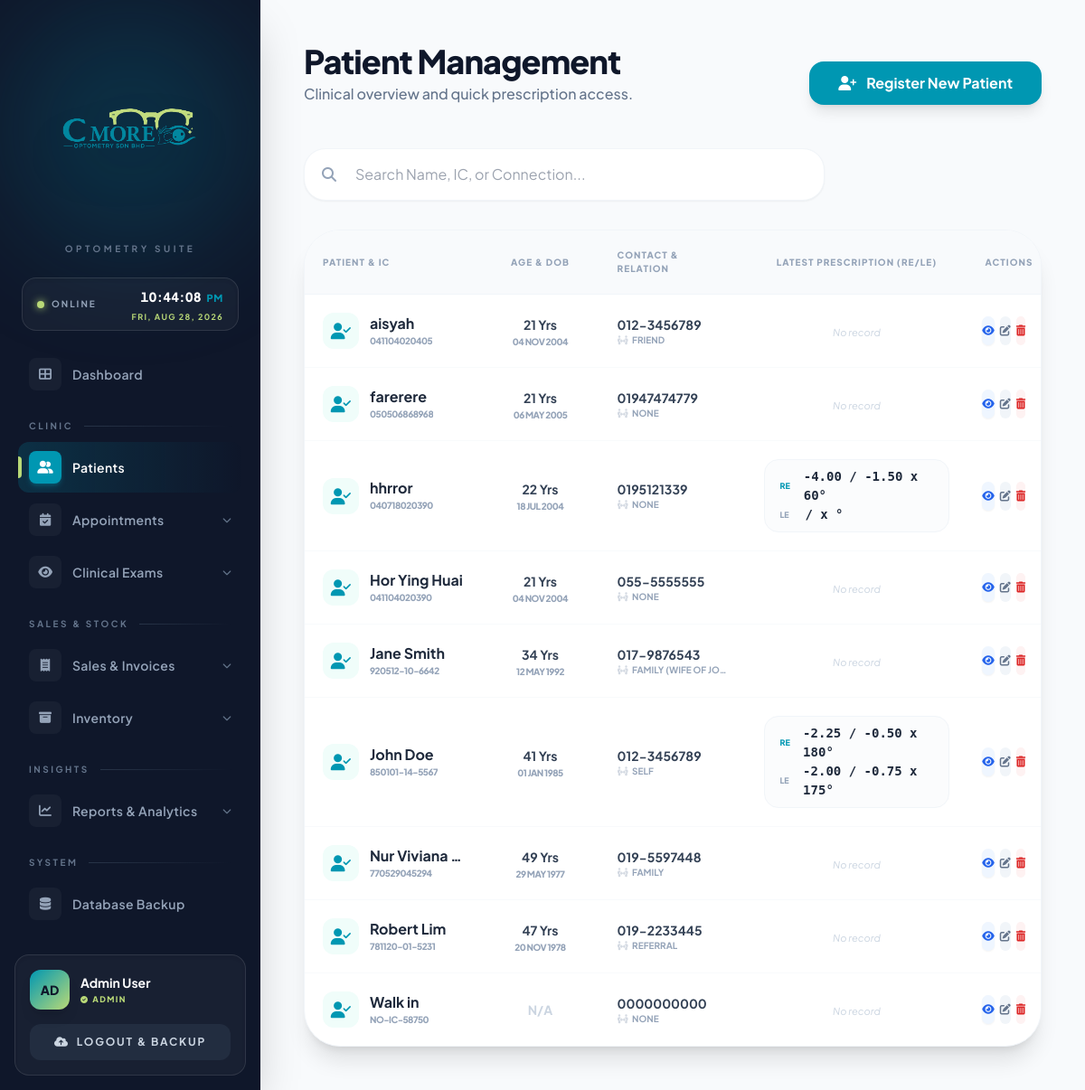
The page /patients.php (signed in) on the database as committed earlier.
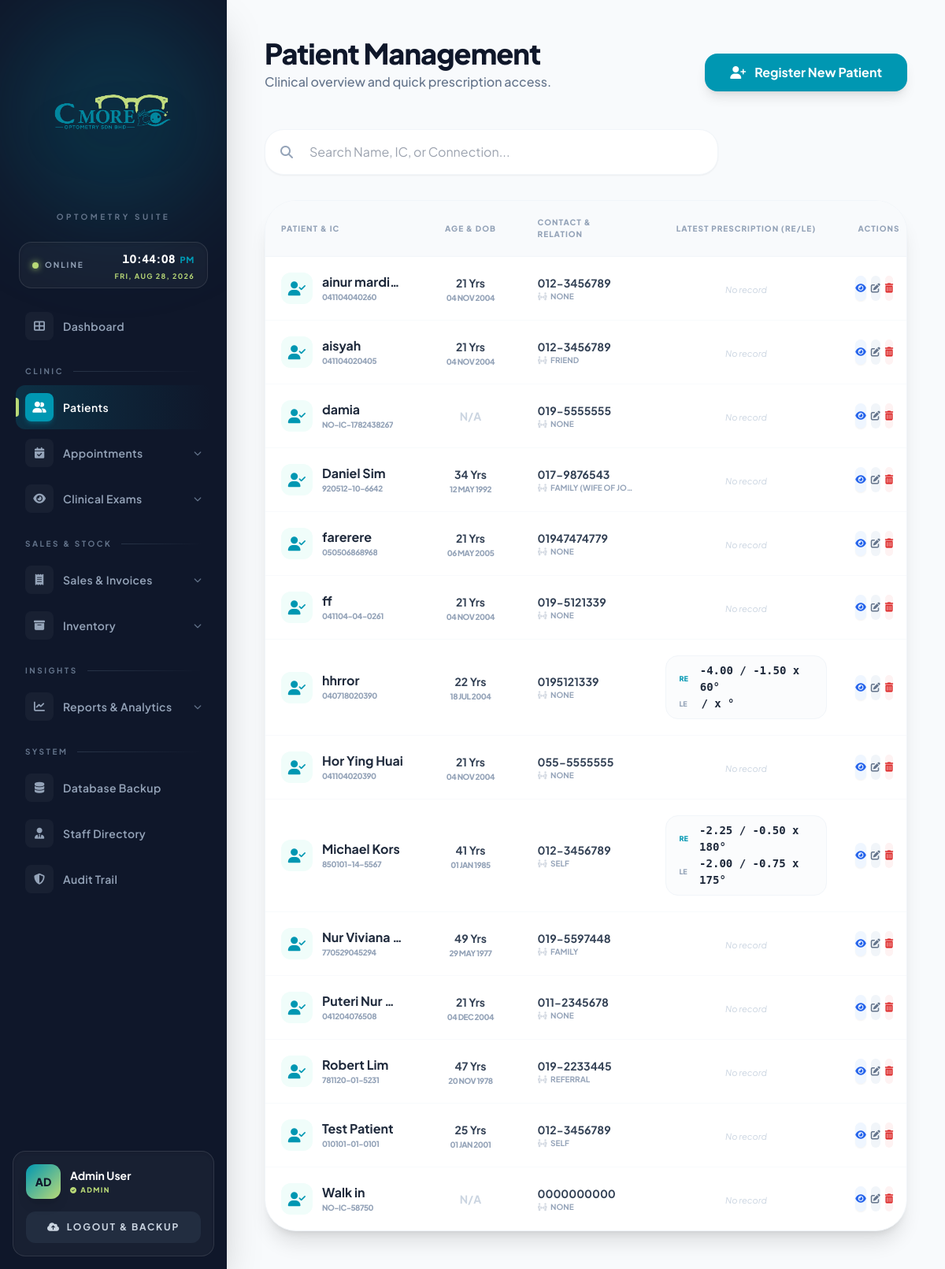
The same page on the database as committed later.
### tables this page shows
CREATE TABLE `patient` (
  `PATIENT_ID` int(11) NOT NULL AUTO_INCREMENT,
  `NAME` varchar(100) NOT NULL,
  `IC_NUMBER` varchar(20) DEFAULT NULL,
  `PHONE_NUMBER` varchar(20) DEFAULT NULL,
  `ADDRESS` text DEFAULT NULL,
  `REGISTRATION_DATE` date NOT NULL,
  `CONNECTION_RELATIONSHIP` varchar(100) DEFAULT NULL,
  `FOLLOW_UP_INTERVAL` varchar(50) DEFAULT NULL,
  `COMPLAINTS` text DEFAULT NULL,
  PRIMARY KEY (`PATIENT_ID`),
  UNIQUE KEY `IC_NUMBER` (`IC_NUMBER`)
);

### patients.php (the view, shortened to what the changed rows need)
<?php
include('config.php');
function parse_malaysian_ic($ic) {
    $clean_ic = preg_replace('/[^0-9]/', '', $ic);
    if (strlen($clean_ic) != 12) return ['age' => 'N/A', 'dob' => 'N/A'];
    $yy = substr($clean_ic, 0, 2);
    $mm = substr($clean_ic, 2, 2);
    $dd = substr($clean_ic, 4, 2);
    $current_yy = (int)date('y');
    $year = ((int)$yy > $current_yy) ? "19$yy" : "20$yy";
    if (checkdate((int)$mm, (int)$dd, (int)$year)) {
        $dob_date = new DateTime("$year-$mm-$dd");
        $now = new DateTime();
        $age = $now->diff($dob_date)->y;
        return [
            'age' => $age . ' Yrs',
            'dob' => $dob_date->format('d M Y')
        ];
    }
    return ['age' => 'N/A', 'dob' => 'N/A'];
}
?>
<!DOCTYPE html>
<html lang="en">
<head>
    <script src="https://cdn.tailwindcss.com"></script>
    <link rel="stylesheet" href="https://cdnjs.cloudflare.com/ajax/libs/font-awesome/6.0.0/css/all.min.css">
</head>
<body class="bg-[#f8fafc] flex min-h-screen text-slate-900">
    <?php include('sidebar.php'); ?>
    <main class="flex-1 ml-72 p-12">
        <header class="flex justify-between items-end mb-12">
            <div>
                <h1 class="text-4xl font-extrabold text-slate-900 tracking-tight">Patient Management</h1>
            </div>
        </header>
        <div class="bg-white rounded-[2.5rem] border border-slate-100 shadow-xl overflow-hidden">
            <table class="w-full text-left table-fixed">
                <thead class="bg-slate-50 border-b border-slate-100">
                    <tr>
                        <th class="w-[24%] p-5 text-[10px] font-black uppercase tracking-widest text-slate-400">Patient & IC</th>
                        <th class="w-[16%] p-5 text-[10px] font-black uppercase tracking-widest text-slate-400 text-center">Age & DOB</th>
                        <th class="w-[20%] p-5 text-[10px] font-black uppercase tracking-widest text-slate-400">Contact & Relation</th>
                        <th class="w-[30%] p-5 text-[10px] font-black uppercase tracking-widest text-slate-400 text-center">Latest Prescription (RE/LE)</th>
                        <th class="w-[10%] p-5 text-center text-[10px] font-black uppercase tracking-widest text-slate-400">Actions</th>
                    </tr>
                </thead>
                <tbody class="divide-y divide-slate-50">
                    <?php
                    $sql = "SELECT p.*, e.RE_SPH, e.RE_CYL, e.RE_AXIS, e.LE_SPH, e.LE_CYL, e.LE_AXIS
                            FROM patient p
                            LEFT JOIN (
                                SELECT * FROM eye_examination WHERE EXAM_ID IN (
                                    SELECT MAX(EXAM_ID) FROM eye_examination GROUP BY PATIENT_ID
                                )
                            ) e ON p.PATIENT_ID = e.PATIENT_ID";
                    $sql .= " ORDER BY p.NAME ASC";
                    $res = mysqli_query($conn, $sql);
                    if(mysqli_num_rows($res) > 0):
                        while($row = mysqli_fetch_assoc($res)):
                            $ic_info = parse_malaysian_ic($row['IC_NUMBER']);
                    ?>
                    <tr class="hover:bg-slate-50/80 transition-colors group cursor-pointer" onclick="window.location.href='patient_details.php?id=<?php echo $row['PATIENT_ID']; ?>'">
                        <td class="p-5">
                            <div class="flex items-center space-x-3">
                                <div class="w-10 h-10 rounded-xl bg-teal-50 flex items-center justify-center text-[#0097B2] shrink-0">
                                    <i class="fa-solid fa-user-check text-lg"></i>
                                </div>
                                <div class="truncate">
                                    <p class="font-bold text-slate-800 text-md leading-tight truncate"><?php echo htmlspecialchars($row['NAME']); ?></p>
                                    <?php if(!empty($row['IC_NUMBER'])): ?>
                                        <p class="text-[10px] font-black text-slate-400 uppercase tracking-tighter mt-0.5"><?php echo htmlspecialchars($row['IC_NUMBER']); ?></p>
                                    <?php endif; ?>
                                </div>
                            </div>
                        </td>
                        <td class="p-5 text-center">
                            <div class="inline-flex flex-col items-center">
                                <span class="text-sm font-bold <?php echo ($ic_info['age'] == 'N/A') ? 'text-slate-300' : 'text-slate-700'; ?>">
                                    <?php echo $ic_info['age']; ?>
                                </span>
                                <?php if($ic_info['dob'] != 'N/A'): ?>
                                    <span class="text-[10px] font-black text-slate-400 uppercase tracking-tighter mt-0.5">
                                        <?php echo $ic_info['dob']; ?>
                                    </span>
                                <?php endif; ?>
                            </div>
                        </td>
                        <td class="p-5">
                            <div class="space-y-0">
                                <p class="text-sm font-bold text-slate-700"><?php echo !empty($row['PHONE_NUMBER']) ? htmlspecialchars($row['PHONE_NUMBER']) : '<span class="text-slate-300 font-normal">No Phone</span>'; ?></p>
                                <p class="text-[10px] font-bold text-slate-400 uppercase truncate">
                                    <i class="fa-solid fa-people-arrows mr-1 opacity-40"></i><?php echo !empty($row['CONNECTION_RELATIONSHIP']) ? htmlspecialchars($row['CONNECTION_RELATIONSHIP']) : 'None'; ?>
                                </p>
                            </div>
                        </td>
                        <td class="p-5 text-center">
                            <?php if(!empty($row['RE_SPH']) || !empty($row['LE_SPH'])): ?>
                                <div class="inline-block text-left bg-slate-50/50 px-4 py-2 rounded-2xl border border-slate-100">
                                    <div class="flex items-center space-x-3">
                                        <span class="text-[9px] font-black text-[#0097B2] w-4">RE</span>
                                        <span class="prescription-chip text-slate-800">
                                            <?php echo "{$row['RE_SPH']} / {$row['RE_CYL']} x {$row['RE_AXIS']}°"; ?>
                                        </span>
                                    </div>
                                    <div class="flex items-center space-x-3">
                                        <span class="text-[9px] font-black text-slate-400 w-4">LE</span>
                                        <span class="prescription-chip text-slate-800">
                                            <?php echo "{$row['LE_SPH']} / {$row['LE_CYL']} x {$row['LE_AXIS']}°"; ?>
                                        </span>
                                    </div>
                                </div>
                            <?php else: ?>
                                <span class="text-[11px] text-slate-300 italic">No record</span>
                            <?php endif; ?>
                        </td>
                        <td class="p-5 text-center">
                            <div class="flex items-center justify-center space-x-1.5">
                                <a href="patient_details.php?id=<?php echo $row['PATIENT_ID']; ?>" onclick="event.stopPropagation();" class="w-8 h-8 rounded-lg bg-blue-50 text-blue-600 flex items-center justify-center hover:bg-blue-600 hover:text-white transition shadow-sm" title="View details">
                                    <i class="fa-solid fa-eye text-xs"></i>
                                </a>
                                <a href="patient_edit.php?id=<?php echo $row['PATIENT_ID']; ?>" onclick="event.stopPropagation();" class="w-8 h-8 rounded-lg bg-slate-100 text-slate-500 flex items-center justify-center hover:bg-[#0097B2] hover:text-white transition" title="Edit patient">
                                    <i class="fa-solid fa-pen-to-square text-xs"></i>
                                </a>
                                <button onclick="event.stopPropagation(); deletePatient('<?php echo $row['PATIENT_ID']; ?>', '<?php echo htmlspecialchars($row['NAME']); ?>')" class="w-8 h-8 rounded-lg bg-red-50 text-red-600 flex items-center justify-center hover:bg-red-600 hover:text-white transition" title="Delete patient">
                                    <i class="fa-solid fa-trash-alt text-xs"></i>
                                </button>
                            </div>
                        </td>
                    </tr>
                    <?php endwhile; else: ?>
                    <tr><td colspan="5" class="p-20 text-center italic text-slate-400">No records found.</td></tr>
                    <?php endif; ?>
                </tbody>
            </table>
        </div>
    </main>
</body>
</html>

### sidebar.php (shortened to what the changed rows need)
<link rel="stylesheet" href="https://cdnjs.cloudflare.com/ajax/libs/font-awesome/6.4.0/css/all.min.css">
<aside class="w-72 bg-[#0f172a] text-slate-300 flex flex-col fixed h-full shadow-2xl z-50 overflow-hidden">
    <nav class="relative flex-1 px-5 pb-2 space-y-0.5 overflow-y-auto overflow-x-hidden custom-scrollbar">
        <?php
        $current = basename($_SERVER['PHP_SELF']);
        $user_role = !empty($_SESSION['ROLE']) ? $_SESSION['ROLE'] : 'Unassigned';
        function nav_item($link, $icon, $label, $current) {
            $active = ($current == $link);
            $wrap = $active
                ? 'bg-gradient-to-r from-[#0097B2]/20 to-transparent text-white'
                : 'text-slate-400 hover:text-white hover:bg-white/[0.04]';
            $bar  = $active ? "<span class='absolute left-0 top-1/2 -translate-y-1/2 h-6 w-1 rounded-r-full bg-[#B9D977]'></span>" : '';
            $chip = $active
                ? 'bg-[#0097B2] text-white shadow-md shadow-[#0097B2]/30'
                : 'bg-white/[0.04] text-slate-400 group-hover:text-[#B9D977] group-hover:bg-white/[0.08]';
            echo "
            <a href='$link' class='relative flex items-center gap-3 px-3 py-2.5 rounded-xl transition-all duration-200 group $wrap'>
                $bar
                <span class='flex items-center justify-center w-9 h-9 rounded-lg $chip transition-colors'><i class='$icon text-sm'></i></span>
                <span class='text-sm font-semibold tracking-wide'>$label</span>
            </a>";
        }
        nav_item('directory.php', 'fa-solid fa-table-cells-large', 'Dashboard', $current);
        nav_item('patients.php', 'fa-solid fa-user-group', 'Patients', $current);
        if ($user_role === 'Admin') {
            nav_item('staff.php', 'fa-solid fa-user-tie', 'Staff Directory', $current);
            nav_item('audit_trail.php', 'fa-solid fa-shield-halved', 'Audit Trail', $current);
        }
        ?>
    </nav>
</aside>

Rows that differ between the two databases and show on the page:
added patient: NAME "ainur mardi…", IC_NUMBER "041104040260", IC_NUMBER "21 Yrs", IC_NUMBER "04 NOV 2004", PHONE_NUMBER "012-3456789", CONNECTION_RELATIONSHIP "NONE", shows "No record"
added patient: NAME "damia", IC_NUMBER "NO-IC-1782438267", IC_NUMBER "N/A", PHONE_NUMBER "019-5555555", CONNECTION_RELATIONSHIP "NONE", shows "No record"
changed patient "34 Yrs": NAME "Jane Smith" → "Daniel Sim"; moves up the list
added patient: NAME "ff", IC_NUMBER "041104-04-0261", IC_NUMBER "21 Yrs", IC_NUMBER "04 NOV 2004", PHONE_NUMBER "019-5121339", CONNECTION_RELATIONSHIP "NONE", shows "No record"
changed patient "41 Yrs": NAME "John Doe" → "Michael Kors"
added patient: NAME "Puteri Nur…", IC_NUMBER "041204076508", IC_NUMBER "21 Yrs", IC_NUMBER "04 DEC 2004", PHONE_NUMBER "011-2345678", CONNECTION_RELATIONSHIP "NONE", shows "No record"
added patient: NAME "Test Patient", IC_NUMBER "010101-01-0101", IC_NUMBER "25 Yrs", IC_NUMBER "01 JAN 2001", PHONE_NUMBER "012-3456789", CONNECTION_RELATIONSHIP "SELF", shows "No record"
Other text that changed with them:
$label: "Dashboard Patients Database Backup" → "Dashboard Patients Database Backup Staff Directory Audit Trail"
